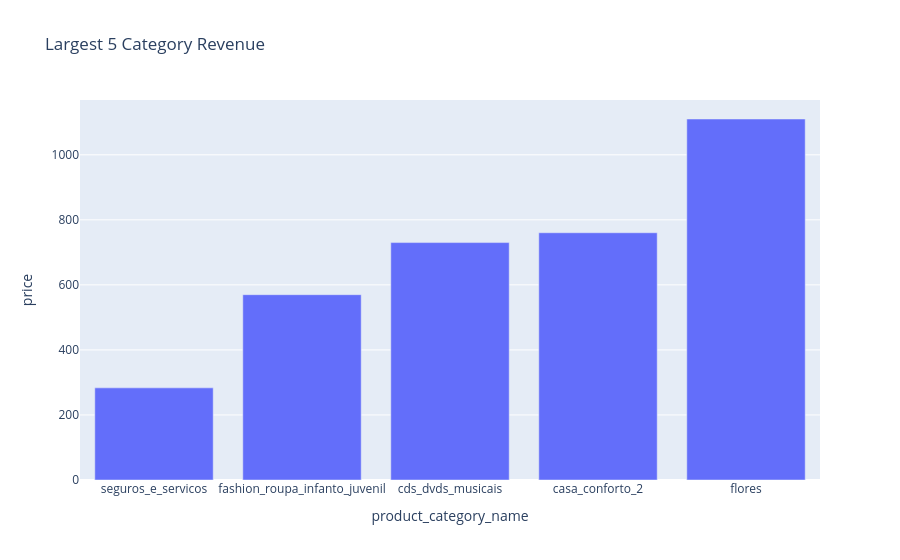

Source (notebook cell):
### Code cell
## smallest 5 revenue products
fig=px.bar(category_revenue_s,
           x='product_category_name',
           y='price',
           title='Largest 5 Category Revenue')
fig.show()

### Figure 1 — Plotly figure (JSON) as saved in the notebook; plotly's stock layout.template omitted (floating-point values rounded to 4 significant figures)
{"data": [{"hovertemplate": "product_category_name=%{x}<br>price=%{y}<extra></extra>", "legendgroup": "", "marker": {"color": "#636efa", "pattern": {"shape": ""}}, "name": "", "orientation": "v", "showlegend": false, "textposition": "auto", "type": "bar", "x": ["seguros_e_servicos", "fashion_roupa_infanto_juvenil", "cds_dvds_musicais", "casa_conforto_2", "flores"], "xaxis": "x", "y": [283.3, 569.9, 730.0, 760.3, 1110.0], "yaxis": "y"}], "layout": {"barmode": "relative", "legend": {"tracegroupgap": 0}, "title": {"text": "Largest 5 Category Revenue"}, "xaxis": {"anchor": "y", "domain": [0, 1], "title": {"text": "product_category_name"}}, "yaxis": {"anchor": "x", "domain": [0, 1], "title": {"text": "price"}}}}
